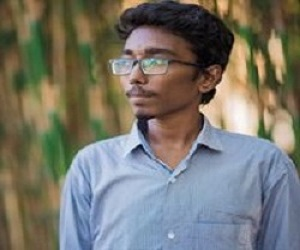
%> input picture Assignment 2/Dipesh_RGB.png, 300 x 250 px
$ octave A2_160204045_Dipesh_.m   (GNU Octave 9; MATLAB toolbox functions it lacks are replaced by stand-ins)
%> lines starting %> are read from the running program, lines starting %| are printed output that depends on the picture
%Read Images
Image=imread('Dipesh_RGB.png');
%> Image is the input picture: size 250x300x3 uint8; mean R, G, B 120, 117.9, 109.4
imtool(Image);
%Covert to grayscale
I=rgb2gray(Image);
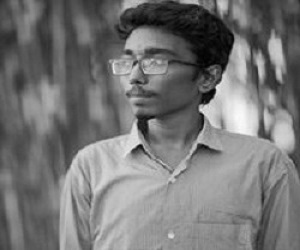
%> I: size 250x300 uint8; min 1, max 250, mean 117.5
figure;
imshow(I);
[row,col]=size(I);
%> row = 250; col = 300
P=zeros(1,256);
Q=zeros(1,256);
z=zeros(1,256);
a=zeros(1,256);
C=zeros(1,256);


%calculate and plot histogram

for i=1:row
    for j=1:col
               temp=I(i,j)+1;
               P(temp)=P(temp)+1;
    end
end
%> after the loop, P = 256 values, max 725 at index 81, min 0 at index 1, mean 293

figure;
bar(P);
title('Hist plot')
xlabel('1 to 256 pixel values')
ylabel('frequency')
%> figure, not shown here; tallest bar 725 high, from x = 80.6 to 81.4

%subplot
figure;
subplot(1,2,1);
imshow(I)
subplot(1,2,2);
bar(P);


%input from user gamma value
Y=input('Enter Gamma Value:');
%> the answer given: 2

D=im2double(I);
[row,col]=size(D);
X=(zeros(row,col));
c=1;
M=2^8-1;
%Applying power law transfromation

for i=1:row
    for j=1:col
        X(i,j)=(c*(D(i,j).^Y));
    end
end
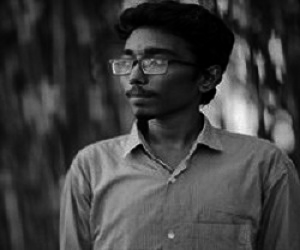
%> X: size 250x300 double; min 1.54e-05, max 0.961, mean 0.247
figure;
imshow(X);
% figure;
% plot(D,X,'.-r');
X=uint8(X*M);
%> X: size 250x300 uint8

%histogram of transformed image

hist1=zeros(1,256);
for i=1:row
    for j=1:col
        t=X(i,j)+1;
        hist1(t)= hist1(t)+1;
    end
end
%> after the loop, hist1 = 256 values, max 1382 at index 27, min 0 at index 73, mean 293
figure;
bar(hist1);
title('Hist plot')
xlabel('1 to 256 pixel values')
ylabel('frequency')
%> figure, not shown here; tallest bar 1382 high, from x = 26.6 to 27.4


%subplot
figure;
subplot(1,2,1);
imshow(X)
subplot(1,2,2);
bar(hist1);


%Applying Brightness increase and decreasing

[row,col]=size(I);

A=input('Enter Theshold Value:');
%> the answer given: 3
for i=1:1:row
    for j=1:1:col
        if I(i,j)<A
        C(i,j)=I(i,j)*1.50;

        else
        C(i,j)=I(i,j)*0.75;
        end
    end
end
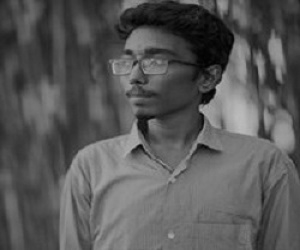
%> C: size 250x300 double; min 2, max 188, mean 88.3
C=uint8(C);
%> C: size 250x300 uint8
figure;
imshow(C);

%histogram of transformed image
hist2=zeros(1,256);
for i=1:row
    for j=1:col
        tb=C(i,j)+1;
        hist2(tb)= hist2(tb)+1;
    end
end
%> after the loop, hist2 = 256 values, max 1383 at index 63, min 0 at index 1, mean 293
figure;
bar(hist2);
title('Hist plot')
xlabel('1 to 256 pixel values')
ylabel('frequency')
%> figure, not shown here; tallest bar 1383 high, from x = 62.6 to 63.4

%subplot
figure;
subplot(1,2,1);
imshow(C)
subplot(1,2,2);
bar(hist2);


%Applying log transformation

c = 1.9;

L = c*log(D+1);
figure;
imshow(L);
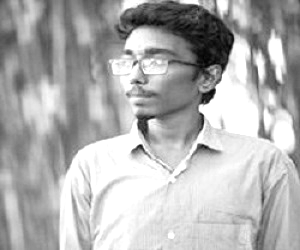
%> displayed picture: size 250x300, on the screen's scale of 0 to 255; min 2, max 255, mean 177.2

% figure;
% plot(D,L,'.-k');
L=uint8(L*M);
% imtool(L)


%histogram of transformed image
for i=1:row
    for j=1:col
               templ=L(i,j)+1;
               a(templ)=a(templ)+1;
    end
end
%> after the loop, a = 256 values, max 9019 at index 255, min 0 at index 1, mean 293

figure;
bar(a);
title('Hist plot')
xlabel('1 to 256 pixel values')
ylabel('frequency')
%> figure, not shown here; tallest bar 9019 high, from x = 254.6 to 255.4


%subplot
figure;
subplot(1,2,1);
imshow(L)
subplot(1,2,2);
bar(a);


%Applying Negation
Q=255-I;
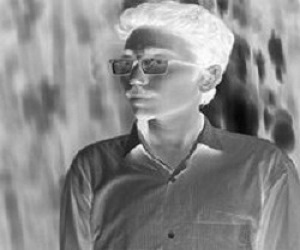
%> Q: size 250x300 uint8; min 5, max 254, mean 137.5
figure;
imshow(Q);

%histogram of transformed image
for i=1:row
    for j=1:col
               temps=Q(i,j)+1;
               z(temps)=z(temps)+1;
    end
end
%> after the loop, z = 256 values, max 725 at index 176, min 0 at index 1, mean 293

figure;
bar(z);
title('Hist plot')
xlabel('1 to 256 pixel values')
ylabel('frequency')
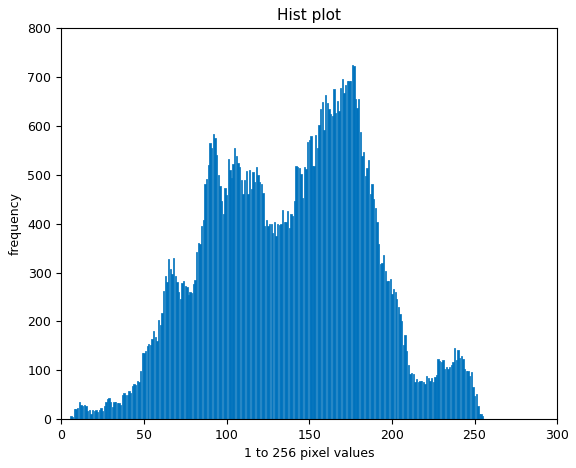
%> figure redrawn from the program's plot data; tallest bar 725 high, from x = 175.6 to 176.4
% figure;
% plot(I,Q,'.-k');

%subplot
figure;
subplot(1,2,1);
imshow(Q)
subplot(1,2,2);
bar(z);
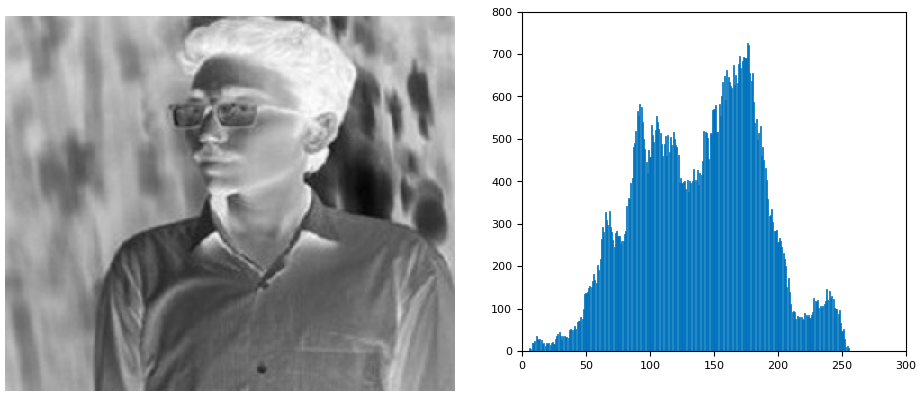
%> figure redrawn from the program's plot data, 2 panels
